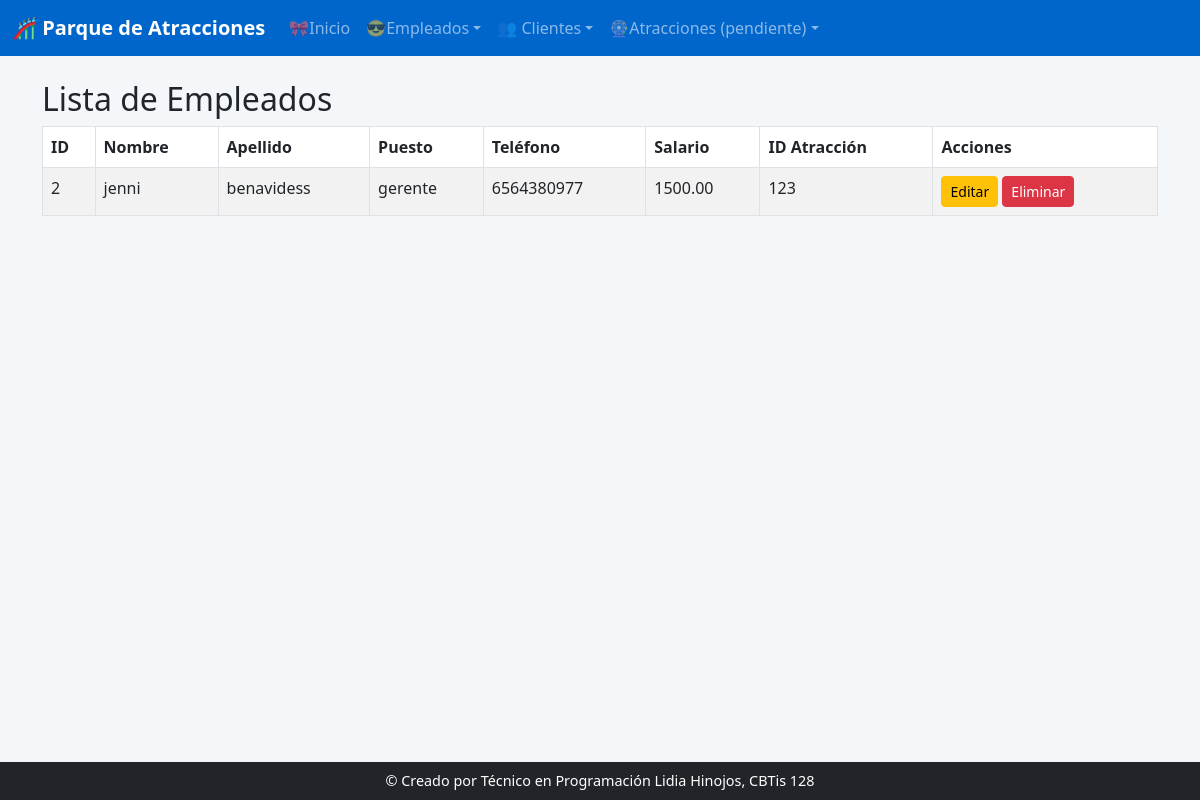
/ver/, run on the app's committed database.
### app_empleado/models.py (models this page shows, shortened)
class Empleado(models.Model):
    id_emp = models.AutoField(primary_key=True, unique=True)
    nombre = models.CharField(max_length=50)
    apellido = models.CharField(max_length=50)
    puesto = models.CharField(max_length=40)
    telefono = models.CharField(max_length=15)
    salario = models.DecimalField(max_digits=8, decimal_places=2)
    id_atr = models.IntegerField()

### app_empleado/views.py (the view)
# urls.py: path('ver/', views.ver_empleados, name='ver_empleado'),
def ver_empleados(request):
    empleados = Empleado.objects.all()
    return render(request, "empleado/ver_empleados.html", {"empleados": empleados})

### app_empleado/templates/empleado/ver_empleados.html
{% extends 'base.html' %}
{% block content %}
<h2>Lista de Empleados</h2>
<table class="table table-bordered table-striped">
  <thead>
    <tr>
      <th>ID</th><th>Nombre</th><th>Apellido</th><th>Puesto</th><th>Teléfono</th><th>Salario</th><th>ID Atracción</th><th>Acciones</th>
    </tr>
  </thead>
  <tbody>
    {% for e in empleados %}
    <tr>
      <td>{{ e.id_emp }}</td>
      <td>{{ e.nombre }}</td>
      <td>{{ e.apellido }}</td>
      <td>{{ e.puesto }}</td>
      <td>{{ e.telefono }}</td>
      <td>{{ e.salario }}</td>
      <td>{{ e.id_atr }}</td>
      <td>
        <a href="/actualizar/{{ e.id_emp }}/" class="btn btn-warning btn-sm">Editar</a>
        <a href="/borrar/{{ e.id_emp }}/" class="btn btn-danger btn-sm">Eliminar</a>
      </td>
    </tr>
    {% endfor %}
  </tbody>
</table>
{% endblock %}

### app_empleado/templates/base.html (style rules this page uses)
body { background-color: #f4f7fa; }

### data on the page
Empleado: id_emp "2", nombre "jenni", apellido "benavidess", puesto "gerente", telefono "6564380977", salario "1500.00", id_atr "123"
